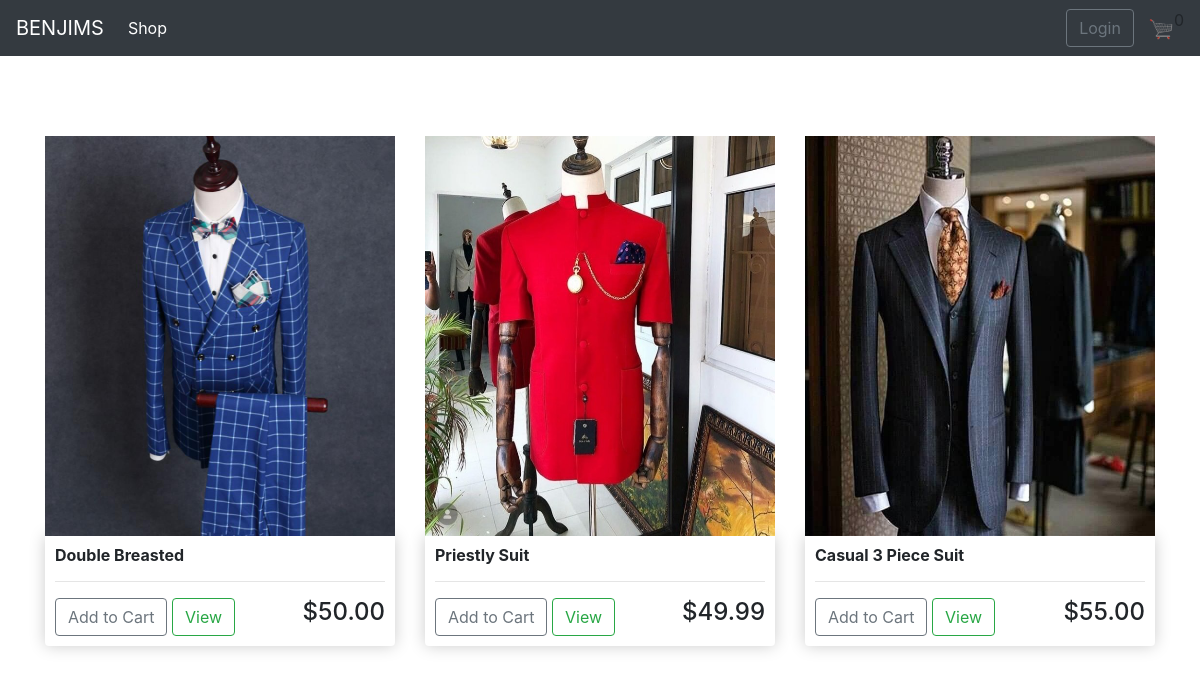
The page / on the database its author committed.
### ecommerce/models.py (models this page shows, shortened)
class Product(models.Model):
    name= models.CharField(max_length=200)
    price= models.DecimalField(max_digits=7, decimal_places=2)
    image= models.ImageField(null=True, blank=True)
    digital = models.BooleanField(default=False, null= True, blank= False)

### ecommerce/views.py (the view)
# urls.py: path('', views.store, name='store'),
def store(request):
    data = cartData(request)
    cartItems = data['cartItems']
    product = Product.objects.all()
    context={"products":product, 'cartItems':cartItems}
    return render(request, "ecommerce/store.html", context)

### ecommerce/utils.py (called while the page is built, shortened)
def cookieCart(request):
    try:
            cart = json.loads(request.COOKIES['cart'])
    except:
        cart = {}
    print('Cart:',cart)
    items=[]
    order = {'get_cart_total': 0, 'get_cart_items': 0, 'shipping':False}
    cartItems = order['get_cart_items']
    return {'cartItems':cartItems, 'order':order, 'items':items}

def cartData(request):
    if request.user.is_authenticated:
        customer = request.user.customer
        print(customer)
        order, created = Order.objects.get_or_create(customer=customer, complete=False)
        items = order.orderitem_set.all()
        cartItems = order.get_cart_item
    else:
        cookieData = cookieCart(request)
        cartItems = cookieData ['cartItems']
        order = cookieData['order']
        items = cookieData['items']
    return {'cartItems':cartItems, 'order':order, 'items':items}

### ecommerce/templates/ecommerce/store.html
{% extends "ecommerce/base.html" %}
{% load static %}
{% block content %}
<div class="row">
    {% for product in products %}
    <div class="col-lg-4">
      <img class="thumb" src="
      {{product.image.url}}">
        <div class="box-element product">
            <h6><strong>{{product.name}}</strong></h6>
         <hr>
            <button data-product="{{product.id}} "data-action="add" class="btn btn-outline-secondary add-btn update-cart">Add to Cart</button>
            <a class="btn btn-outline-success" href="#">View</a>
            <h4 style="display: inline-block;float:right">${{product.price|floatformat:2}}</h4>
        </div>
    </div>
    {% endfor %}
</div>
{% endblock content %}

### static/css/style.css (style rules this page uses)
.box-element { box-shadow: hsl(0, 0%, 80%) 0 0 16px; background-color: #fff; border-radius: 4px; padding: 10px; }
.thumb { width: 100%; height: 50vh; }
.product { border-radius: 0 0 4px 4px; }

### rows shown on the page
Product: image (picture), name "Double Breasted", price "50.00"
Product: image (picture), name "Priestly Suit", price "49.99"
Product: image (picture), name "Casual 3 Piece Suit", price "55.00"

### other values the page prints
{{ cartItems }} "0"
